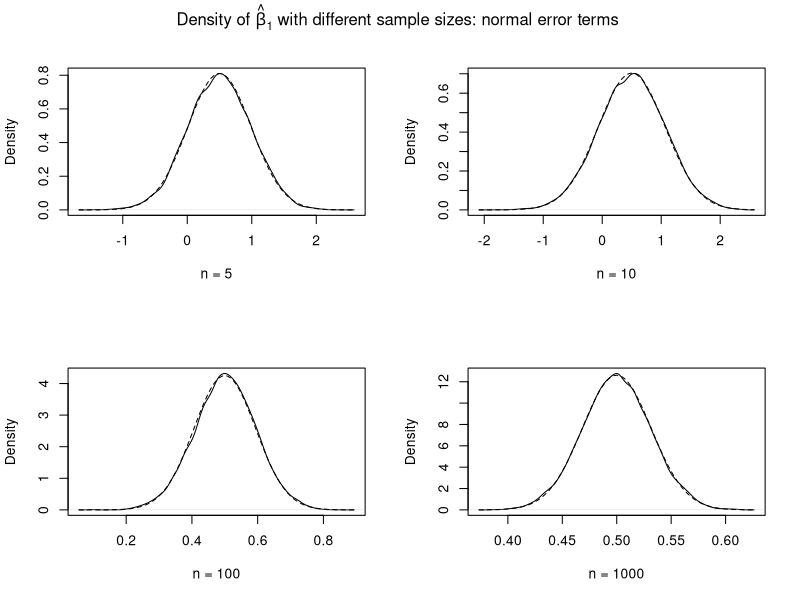
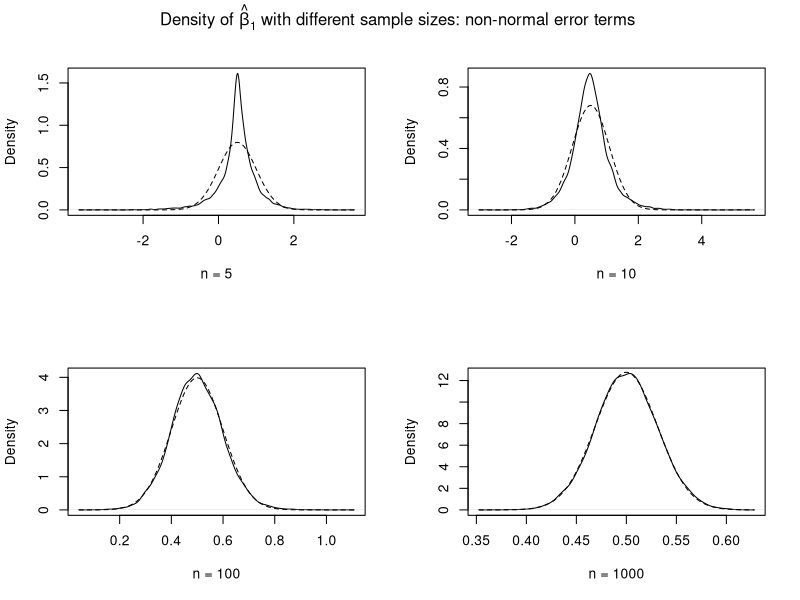

Reproduce these figures in R, in order.
## ---- chunk 1
knitr::opts_chunk$set(echo = TRUE)
## ---- chunk 2
# set the random seed
set.seed(1234567)

# set true parameters: intercept & slopes
b0 <- 1; b1 <- 0.5

#initialize ybar to a vector of length r=10000 for storing results
b1hat <- numeric(10000)

par(mfrow=c(2,2))

for (n in c(5,10,100,1000)) {
  # draw a sample of x, fixed over replications:
  x <- rnorm(n,4,1)
  
  # repeat 10000 times
  for (j in 1:10000) {
    # draw a sample of u
    u <-  rnorm(n)
    # draw a sample of y
    y <- b0 + b1*x + u
    # regress y on x and store slope estimate at position j
    bhat <- coef( lm(y~x) )
    b1hat[j] <- bhat["x"]
  }
  plot(density(b1hat), main = "", paste("n =", n, sep = " "))
  curve( dnorm(x, 0.5, sqrt(var(b1hat))), add = TRUE, lty = 2 )
}

# add main title
mtext(expression(paste("Density of ", hat(beta)[1], " with different sample sizes: normal error terms", sep = " ")), side = 3, line = -2, outer = TRUE)
## ---- chunk 3
# set the random seed
set.seed(1234567)

# set true parameters: intercept & slopes
b0 <- 1; b1 <- 0.5

#initialize ybar to a vector of length r=10000 for storing results
b1hat <- numeric(10000)

par(mfrow=c(2,2))

for (n in c(5,10,100,1000)) {
  # draw a sample of x, fixed over replications:
  x <- rnorm(n,4,1)
  
  # repeat 10000 times
  for (j in 1:10000) {
    # draw a sample of u
    u <-  ( rchisq(n,1)-1 ) / sqrt(2)
    # draw a sample of y
    y <- b0 + b1*x + u
    # regress y on x and store slope estimate at position j
    bhat <- coef( lm(y~x) )
    b1hat[j] <- bhat["x"]
  }
  plot(density(b1hat), main = "", paste("n =", n, sep = " "))
  curve( dnorm(x, 0.5, sqrt(var(b1hat))), add = TRUE, lty = 2 )
}

# add main title
mtext(expression(paste("Density of ", hat(beta)[1], " with different sample sizes: non-normal error terms", sep = " ")), side = 3, line = -2, outer = TRUE)
